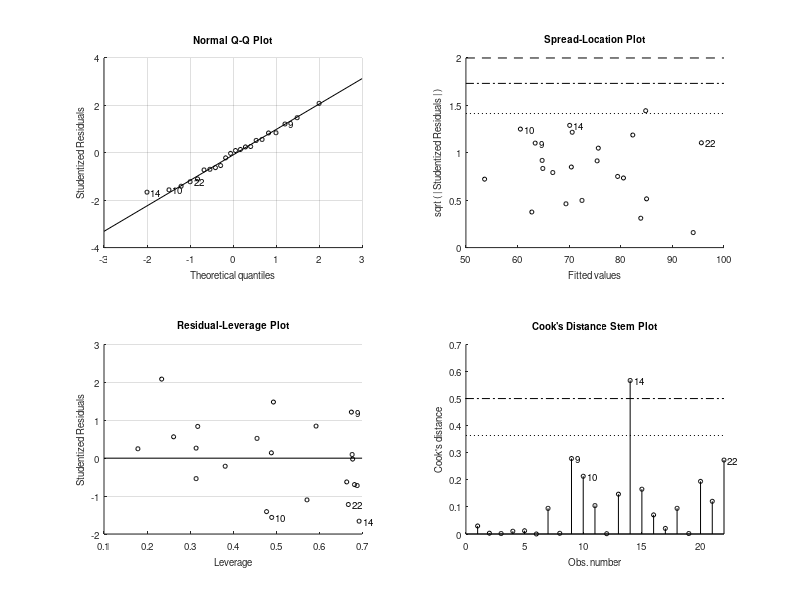

Write MATLAB code to recreate this figure. (Note: this script raises an error after producing the figure.)
%% Data Analysis Course 2021 - Exercise 6.6

% Clearing
clear;
close all;
clc;

%% Initializing
% R2 and adjusted R2
Rsq = @(ypred,y) 1-sum((ypred-y).^2)/sum((y-mean(y)).^2);
adjRsq = @(ypred,y,n,k) ( 1 - (n-1)/(n-1-k)*sum((ypred-y).^2)/sum((y-mean(y)).^2) );

% Import data
data = importdata('physical.txt');
data = data.data;

X = data(:,2:end);
y = data(:,1);
n = length(X);

rmseArray = zeros(5,1);
R2Array = zeros(5,1);
adjR2Array = zeros(5,1);

% Ordinary least squares
olsModel = fitlm(X,y);
rmseArray(1) = olsModel.RMSE;
R2Array(1) = olsModel.Rsquared.Ordinary;
adjR2Array(1) = olsModel.Rsquared.Adjusted;
bOLS = olsModel.Coefficients.Estimate;
y_pred = [ones(length(X),1) X]*bOLS;

% Plots
plots(y, y_pred, rmseArray(1), 'OLS')

% PCR
covMatrix = cov(normalize(X,'center'));
[eigenVectors,eigenValues] = eig(covMatrix);
eigenValues = diag(eigenValues);
eigenValues = eigenValues(end:-1:1);

% Scree plot
figure;
plot(1:length(eigenValues),eigenValues,'-o')
title('Scree plot')
ylabel('eigenvalues')

% Calculate number of features
td = 90;
eigenValuesSum = sum(eigenValues);
sumEigenValues = 0;
i = 0;
while(sumEigenValues < td)
    i = i + 1;
    sumEigenValues = sumEigenValues + 100*eigenValues(i)/eigenValuesSum;
end

% X = normalize(X);
[~,PCAScores,~] = pca(X);
input = [ ones(length(PCAScores),1) PCAScores(:,1:end)];
%input = [ ones(length(X),1) X];
bPCR = regress(y, input);
y_pred = input*bPCR;

residuals = y - y_pred;
rmseArray(2) = sqrt( 1/(length(PCAScores)-length(bPCR)) * (sum(residuals.^2)));
R2Array(2) = Rsq(y_pred,y);
adjR2Array(2) = adjRsq(y_pred,y,length(y),length(bPCR)-1);

% Plots
plots(y, y_pred, rmseArray(2), 'PCR')

% PLS
[~,~,Xscores,~,bPLS,PCTVAR] = plsregress(X,y,5);
y_pred = [ones(n,1) X]*bPLS;

residuals = y - y_pred;
rmseArray(3) = sqrt( 1/(length(X)-length(bPLS)) * (sum(residuals.^2)));
R2Array(3) = Rsq(y_pred,y);
adjR2Array(3) = adjRsq(y_pred,y,length(y),length(bPLS)-1);

% PLCs components variance
figure;
plot(1:5,100*PCTVAR(1,:),'-bo');
xlabel('Number of PLS components');
ylabel('Percent Variance Explained in y');
title('PLS Components')

% Plots
plots(y, y_pred, rmseArray(3), 'PLS')

% Ridge regression
bRidge = ridge(y,X,1,0);
y_pred = [ones(length(X),1) X]*bRidge;

residuals = y - y_pred;
rmseArray(4) = sqrt( 1/(length(X)-length(bRidge)) * (sum(residuals.^2)));
R2Array(4) = Rsq(y_pred,y);
adjR2Array(4) = adjRsq(y_pred,y,length(y),length(bRidge)-1);

% Plots
plots(y, y_pred, rmseArray(4), 'Ridge')

% LASSO
bLASSO = lasso(X,y,'lambda',1);
%lassoPlot(bLASSO)

y_pred = X*bLASSO;

residuals = y - y_pred;
rmseArray(5) = sqrt( 1/(length(X)-length(bRidge)) * (sum(residuals.^2)));
R2Array(5) = Rsq(y_pred,y);
adjR2Array(5) = adjRsq(y_pred,y,length(y),length(bRidge)-1);

% Plots
plots(y, y_pred, rmseArray(5), 'LASSO')


% Table of Results
bLASSO = [0; bLASSO];
bAll = [bOLS, bPCR, bPLS, bRidge, bLASSO];

table = array2table(bAll,'VariableNames',{'OLS','PCR','PLS','Ridge','LASSO'});
disp(table);

function plots(y, y_pred, rmse, name)
% Scatterplot
figure;
scatter(y,y_pred);
hold on;
plot(xlim,ylim);
xlabel('y');
ylabel('y_pred');
title(name);

% Diagnostic Plot
figure;
residuals = y - y_pred;
ei_standard = residuals./rmse;
scatter(y,ei_standard);
hold on;
plot(xlim,[2 2]);
hold on;
plot(xlim,[0 0]);
hold on;
plot(xlim,[-2 -2]);
title(name);
xlabel('Y')
ylabel('Standard Error');
end